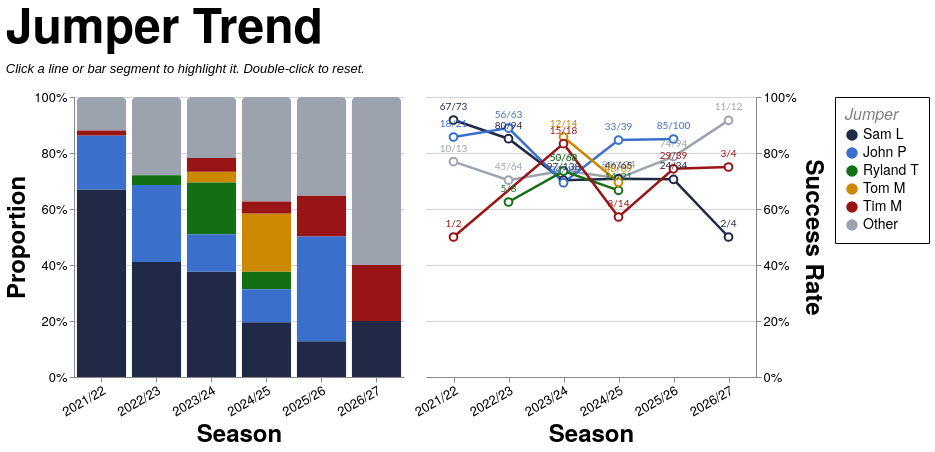

Vega-Lite specification for this chart:
### Vega-Lite specification from a JSON file in a GitHub repository (floating-point values rounded to 4 significant figures; data arrays with more than 128 entries replaced by an {"elided": "..."} marker saying what was removed)
{"config": {"axis": {"labelFont": "PT Sans Narrow, Helvetica Neue, Helvetica, Arial, sans-serif", "titleFont": "PT Sans Narrow, Helvetica Neue, Helvetica, Arial, sans-serif", "labelFontSize": 13, "titleFontSize": 24, "gridColor": "#202947", "gridOpacity": 0.2, "zindex": 1}, "text": {"font": "Lato, sans-serif"}, "bar": {"cornerRadiusEnd": 5}, "header": {"labelFont": "PT Sans Narrow, Helvetica Neue, Helvetica, Arial, sans-serif", "titleFont": "PT Sans Narrow, Helvetica Neue, Helvetica, Arial, sans-serif", "labelFontSize": 24, "titleFontSize": 28, "labelFontWeight": "bold", "orient": "left"}, "legend": {"labelFont": "PT Sans Narrow, Helvetica Neue, Helvetica, Arial, sans-serif", "titleFont": "PT Sans Narrow, Helvetica Neue, Helvetica, Arial, sans-serif", "labelFontSize": 14, "titleFontSize": 16, "titlePadding": 5, "fillColor": "white", "strokeColor": "black", "padding": 10, "titleFontWeight": "lighter", "titleFontStyle": "italic", "titleColor": "gray", "offset": 10}, "title": {"font": "PT Sans Narrow, Helvetica Neue, Helvetica, Arial, sans-serif", "fontSize": 48, "fontWeight": "bold", "anchor": "start", "align": "center", "titlePadding": 20, "subtitlePadding": 10, "subtitleFontSize": 13, "subtitleColor": "", "subtitleFontStyle": "italic", "offset": 15, "color": "black"}, "axisX": {"labelAngle": 0}, "facet": {"title": null, "header": null, "align": {"row": "each", "column": "each"}, "spacing": 10}, "resolve": {"scale": {"y": "independent", "facet": "independent"}}, "background": "transparent", "scale": {"offsetBandPaddingOuter": 0.2, "offsetBandPaddingInner": 0.1}, "view": {"stroke": null, "background": "transparent"}}, "hconcat": [{"mark": {"type": "bar", "opacity": 0.85}, "encoding": {"color": {"field": "jumper_tier", "scale": {"domain": ["Sam L", "John P", "Ryland T", "Tom M", "Tim M", "Other"], "range": ["#202946", "#3a6fcc", "#146f14", "#cc8800", "#991515", "#9ca3af"]}, "title": "Jumper", "type": "nominal"}, "opacity": {"condition": {"param": "param_12", "value": 1.0, "empty": true}, "value": 0.2}, "order": {"field": "tier_sort_order", "sort": "ascending", "type": "quantitative"}, "tooltip": [{"field": "season", "title": "Season", "type": "nominal"}, {"field": "jumper_tier_name", "title": "Jumper", "type": "nominal"}, {"field": "attempts", "format": ",.0f", "title": "Attempts", "type": "quantitative"}, {"field": "won", "format": ",.0f", "title": "Won", "type": "quantitative"}, {"field": "success_rate", "format": ".1%", "title": "Success Rate", "type": "quantitative"}], "x": {"axis": {"labelAngle": -30}, "field": "season", "sort": ["2021/22", "2022/23", "2023/24", "2024/25", "2025/26", "2026/27"], "title": "Season", "type": "nominal"}, "y": {"axis": {"format": "%", "orient": "left"}, "field": "attempts", "stack": "normalize", "title": "Proportion", "type": "quantitative"}}, "height": 280, "name": "view_12", "transform": [{"filter": "(loSquad == 'All' || datum.squad == loSquad) && (loGameType == 'All' || (loGameType == 'League + Cup' && (datum.game_type == 'League' || datum.game_type == 'Cup')) || (loGameType == 'League only' && datum.game_type == 'League') || datum.game_type == loGameType) && (loThrower == 'All' || datum.thrower == loThrower) && (loArea == 'All' || datum.area == loArea) && (loNumbers == 'All' || datum.numbers == loNumbers)"}, {"aggregate": [{"op": "count", "as": "attempts"}, {"op": "sum", "field": "won", "as": "won"}], "groupby": ["season", "jumper_tier", "jumper_tier_name"]}, {"joinaggregate": [{"op": "sum", "field": "attempts", "as": "season_attempts"}], "groupby": ["season"]}, {"calculate": "datum.attempts / datum.season_attempts", "as": "norm_count"}, {"calculate": "datum.won / datum.attempts", "as": "success_rate"}, {"calculate": "datum.won + '/' + datum.attempts", "as": "won_attempts_label"}, {"calculate": "datum.jumper_tier == 'Sam L' ? 0 : datum.jumper_tier == 'John P' ? 1 : datum.jumper_tier == 'Ryland T' ? 2 : datum.jumper_tier == 'Tom M' ? 3 : datum.jumper_tier == 'Tim M' ? 4 : 999", "as": "tier_sort_order"}], "width": {"step": 55}}, {"layer": [{"mark": {"type": "line", "point": {"fill": "white", "filled": false, "size": 60}, "strokeWidth": 2.5}, "encoding": {"color": {"field": "jumper_tier", "scale": {"domain": ["Sam L", "John P", "Ryland T", "Tom M", "Tim M", "Other"], "range": ["#202946", "#3a6fcc", "#146f14", "#cc8800", "#991515", "#9ca3af"]}, "title": "Jumper", "type": "nominal"}, "detail": {"field": "jumper_tier", "type": "nominal"}, "opacity": {"condition": {"param": "param_12", "value": 1.0, "empty": true}, "value": 0.2}, "tooltip": [{"field": "season", "title": "Season", "type": "nominal"}, {"field": "jumper_tier_name", "title": "Jumper", "type": "nominal"}, {"field": "attempts", "format": ",.0f", "title": "Attempts", "type": "quantitative"}, {"field": "won", "format": ",.0f", "title": "Won", "type": "quantitative"}, {"field": "success_rate", "format": ".1%", "title": "Success Rate", "type": "quantitative"}], "x": {"axis": {"labelAngle": -30}, "field": "season", "sort": ["2021/22", "2022/23", "2023/24", "2024/25", "2025/26", "2026/27"], "title": "Season", "type": "nominal"}, "y": {"axis": {"format": "%", "orient": "right"}, "field": "success_rate", "scale": {"domainMax": 1, "nice": true}, "title": "Success Rate", "type": "quantitative"}}, "name": "view_11", "transform": [{"filter": "(loSquad == 'All' || datum.squad == loSquad) && (loGameType == 'All' || (loGameType == 'League + Cup' && (datum.game_type == 'League' || datum.game_type == 'Cup')) || (loGameType == 'League only' && datum.game_type == 'League') || datum.game_type == loGameType) && (loThrower == 'All' || datum.thrower == loThrower) && (loArea == 'All' || datum.area == loArea) && (loNumbers == 'All' || datum.numbers == loNumbers)"}, {"aggregate": [{"op": "count", "as": "attempts"}, {"op": "sum", "field": "won", "as": "won"}], "groupby": ["season", "jumper_tier", "jumper_tier_name"]}, {"joinaggregate": [{"op": "sum", "field": "attempts", "as": "season_attempts"}], "groupby": ["season"]}, {"calculate": "datum.attempts / datum.season_attempts", "as": "norm_count"}, {"calculate": "datum.won / datum.attempts", "as": "success_rate"}, {"calculate": "datum.won + '/' + datum.attempts", "as": "won_attempts_label"}, {"calculate": "datum.jumper_tier == 'Sam L' ? 0 : datum.jumper_tier == 'John P' ? 1 : datum.jumper_tier == 'Ryland T' ? 2 : datum.jumper_tier == 'Tom M' ? 3 : datum.jumper_tier == 'Tim M' ? 4 : 999", "as": "tier_sort_order"}]}, {"mark": {"type": "text", "align": "center", "baseline": "bottom", "dy": -8, "fontSize": 10}, "encoding": {"color": {"field": "jumper_tier", "scale": {"domain": ["Sam L", "John P", "Ryland T", "Tom M", "Tim M", "Other"], "range": ["#202946", "#3a6fcc", "#146f14", "#cc8800", "#991515", "#9ca3af"]}, "title": "Jumper", "type": "nominal"}, "detail": {"field": "jumper_tier", "type": "nominal"}, "opacity": {"condition": {"param": "param_12", "value": 1.0, "empty": true}, "value": 0.2}, "text": {"field": "won_attempts_label", "type": "nominal"}, "x": {"axis": {"labelAngle": -30}, "field": "season", "sort": ["2021/22", "2022/23", "2023/24", "2024/25", "2025/26", "2026/27"], "title": "Season", "type": "nominal"}, "y": {"axis": {"format": "%", "orient": "right"}, "field": "success_rate", "scale": {"domainMax": 1, "nice": true}, "title": "Success Rate", "type": "quantitative"}}, "transform": [{"filter": "(loSquad == 'All' || datum.squad == loSquad) && (loGameType == 'All' || (loGameType == 'League + Cup' && (datum.game_type == 'League' || datum.game_type == 'Cup')) || (loGameType == 'League only' && datum.game_type == 'League') || datum.game_type == loGameType) && (loThrower == 'All' || datum.thrower == loThrower) && (loArea == 'All' || datum.area == loArea) && (loNumbers == 'All' || datum.numbers == loNumbers)"}, {"aggregate": [{"op": "count", "as": "attempts"}, {"op": "sum", "field": "won", "as": "won"}], "groupby": ["season", "jumper_tier", "jumper_tier_name"]}, {"joinaggregate": [{"op": "sum", "field": "attempts", "as": "season_attempts"}], "groupby": ["season"]}, {"calculate": "datum.attempts / datum.season_attempts", "as": "norm_count"}, {"calculate": "datum.won / datum.attempts", "as": "success_rate"}, {"calculate": "datum.won + '/' + datum.attempts", "as": "won_attempts_label"}, {"calculate": "datum.jumper_tier == 'Sam L' ? 0 : datum.jumper_tier == 'John P' ? 1 : datum.jumper_tier == 'Ryland T' ? 2 : datum.jumper_tier == 'Tom M' ? 3 : datum.jumper_tier == 'Tim M' ? 4 : 999", "as": "tier_sort_order"}]}], "height": 280, "width": {"step": 55}}], "data": {"name": "data-d6c2ef58414812af53e1f9ad6a8369bc"}, "params": [{"name": "loSquad", "value": "All"}, {"name": "loSeason", "value": "All"}, {"name": "loGameType", "value": "All"}, {"name": "loThrower", "value": "All"}, {"name": "loJumper", "value": "All"}, {"name": "loArea", "value": "All"}, {"name": "loNumbers", "value": "All"}, {"name": "param_12", "select": {"type": "point", "clear": "dblclick", "fields": ["jumper_tier"], "on": "click"}, "views": ["view_12", "view_11"]}], "resolve": {"scale": {"color": "shared"}}, "spacing": 8, "title": {"text": "Jumper Trend", "subtitle": "Click a line or bar segment to highlight it. Double-click to reset."}, "$schema": "https://vega.github.io/schema/vega-lite/v5.20.1.json", "datasets": {"data-d6c2ef58414812af53e1f9ad6a8369bc": {"elided": "1324 records"}}}
